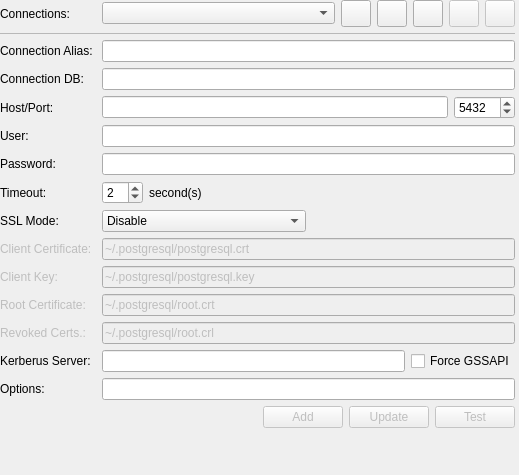
<?xml version="1.0" encoding="UTF-8"?>
<ui version="4.0">
 <class>ConnectionsConfigWidget</class>
 <widget class="QWidget" name="ConnectionsConfigWidget">
  <property name="geometry">
   <rect>
    <x>0</x>
    <y>0</y>
    <width>519</width>
    <height>475</height>
   </rect>
  </property>
  <property name="windowTitle">
   <string>Form</string>
  </property>
  <layout class="QGridLayout" name="gridLayout">
   <property name="leftMargin">
    <number>0</number>
   </property>
   <property name="topMargin">
    <number>0</number>
   </property>
   <property name="rightMargin">
    <number>4</number>
   </property>
   <property name="bottomMargin">
    <number>4</number>
   </property>
   <property name="spacing">
    <number>6</number>
   </property>
   <item row="0" column="0">
    <widget class="QLabel" name="connections_lbl">
     <property name="text">
      <string>Connections:</string>
     </property>
    </widget>
   </item>
   <item row="0" column="2" colspan="2">
    <layout class="QHBoxLayout" name="horizontalLayout_6">
     <property name="spacing">
      <number>6</number>
     </property>
     <item>
      <widget class="QComboBox" name="connections_cmb">
       <property name="insertPolicy">
        <enum>QComboBox::InsertAlphabetically</enum>
       </property>
      </widget>
     </item>
     <item>
      <widget class="QToolButton" name="new_tb">
       <property name="enabled">
        <bool>true</bool>
       </property>
       <property name="minimumSize">
        <size>
         <width>30</width>
         <height>25</height>
        </size>
       </property>
       <property name="toolTip">
        <string>Create new connection</string>
       </property>
       <property name="text">
        <string/>
       </property>
       <property name="icon">
        <iconset resource="../res/resources.qrc">
         <normaloff>:/icones/icones/novo.png</normaloff>:/icones/icones/novo.png</iconset>
       </property>
       <property name="iconSize">
        <size>
         <width>20</width>
         <height>20</height>
        </size>
       </property>
      </widget>
     </item>
     <item>
      <widget class="QToolButton" name="cancel_tb">
       <property name="enabled">
        <bool>true</bool>
       </property>
       <property name="minimumSize">
        <size>
         <width>30</width>
         <height>25</height>
        </size>
       </property>
       <property name="toolTip">
        <string>Cancel edition</string>
       </property>
       <property name="text">
        <string/>
       </property>
       <property name="icon">
        <iconset resource="../res/resources.qrc">
         <normaloff>:/icones/icones/fechar1.png</normaloff>:/icones/icones/fechar1.png</iconset>
       </property>
       <property name="iconSize">
        <size>
         <width>20</width>
         <height>20</height>
        </size>
       </property>
      </widget>
     </item>
     <item>
      <widget class="QToolButton" name="duplicate_tb">
       <property name="enabled">
        <bool>true</bool>
       </property>
       <property name="minimumSize">
        <size>
         <width>30</width>
         <height>25</height>
        </size>
       </property>
       <property name="toolTip">
        <string>Duplicate the selected connection</string>
       </property>
       <property name="text">
        <string/>
       </property>
       <property name="icon">
        <iconset resource="../res/resources.qrc">
         <normaloff>:/icones/icones/copiar.png</normaloff>:/icones/icones/copiar.png</iconset>
       </property>
       <property name="iconSize">
        <size>
         <width>20</width>
         <height>20</height>
        </size>
       </property>
      </widget>
     </item>
     <item>
      <widget class="QToolButton" name="edit_tb">
       <property name="enabled">
        <bool>false</bool>
       </property>
       <property name="minimumSize">
        <size>
         <width>30</width>
         <height>25</height>
        </size>
       </property>
       <property name="toolTip">
        <string>Edit selected connection</string>
       </property>
       <property name="text">
        <string/>
       </property>
       <property name="icon">
        <iconset resource="../res/resources.qrc">
         <normaloff>:/icones/icones/editar.png</normaloff>:/icones/icones/editar.png</iconset>
       </property>
       <property name="iconSize">
        <size>
         <width>20</width>
         <height>20</height>
        </size>
       </property>
      </widget>
     </item>
     <item>
      <widget class="QToolButton" name="remove_tb">
       <property name="enabled">
        <bool>false</bool>
       </property>
       <property name="minimumSize">
        <size>
         <width>30</width>
         <height>25</height>
        </size>
       </property>
       <property name="toolTip">
        <string>Delete selected connection</string>
       </property>
       <property name="text">
        <string/>
       </property>
       <property name="icon">
        <iconset resource="../res/resources.qrc">
         <normaloff>:/icones/icones/excluir.png</normaloff>:/icones/icones/excluir.png</iconset>
       </property>
       <property name="iconSize">
        <size>
         <width>20</width>
         <height>20</height>
        </size>
       </property>
      </widget>
     </item>
    </layout>
   </item>
   <item row="1" column="0" colspan="4">
    <widget class="QFrame" name="div_ln">
     <property name="minimumSize">
      <size>
       <width>0</width>
       <height>1</height>
      </size>
     </property>
     <property name="maximumSize">
      <size>
       <width>16777215</width>
       <height>1</height>
      </size>
     </property>
     <property name="frameShape">
      <enum>QFrame::StyledPanel</enum>
     </property>
     <property name="frameShadow">
      <enum>QFrame::Sunken</enum>
     </property>
    </widget>
   </item>
   <item row="2" column="0" colspan="2">
    <widget class="QLabel" name="alias_lbl">
     <property name="sizePolicy">
      <sizepolicy hsizetype="Fixed" vsizetype="Preferred">
       <horstretch>0</horstretch>
       <verstretch>0</verstretch>
      </sizepolicy>
     </property>
     <property name="text">
      <string>Connection Alias:</string>
     </property>
    </widget>
   </item>
   <item row="2" column="2" colspan="2">
    <widget class="QLineEdit" name="alias_edt">
     <property name="minimumSize">
      <size>
       <width>0</width>
       <height>0</height>
      </size>
     </property>
     <property name="placeholderText">
      <string/>
     </property>
    </widget>
   </item>
   <item row="3" column="0" colspan="2">
    <widget class="QLabel" name="conn_db_lbl">
     <property name="sizePolicy">
      <sizepolicy hsizetype="Fixed" vsizetype="Preferred">
       <horstretch>0</horstretch>
       <verstretch>0</verstretch>
      </sizepolicy>
     </property>
     <property name="text">
      <string>Connection DB:</string>
     </property>
    </widget>
   </item>
   <item row="3" column="2" colspan="2">
    <widget class="QLineEdit" name="conn_db_edt">
     <property name="sizePolicy">
      <sizepolicy hsizetype="Preferred" vsizetype="Fixed">
       <horstretch>0</horstretch>
       <verstretch>0</verstretch>
      </sizepolicy>
     </property>
     <property name="text">
      <string/>
     </property>
     <property name="placeholderText">
      <string/>
     </property>
    </widget>
   </item>
   <item row="4" column="0">
    <widget class="QLabel" name="host_lbl">
     <property name="sizePolicy">
      <sizepolicy hsizetype="Fixed" vsizetype="Preferred">
       <horstretch>0</horstretch>
       <verstretch>0</verstretch>
      </sizepolicy>
     </property>
     <property name="text">
      <string>Host/Port:</string>
     </property>
    </widget>
   </item>
   <item row="4" column="2" colspan="2">
    <layout class="QHBoxLayout" name="horizontalLayout">
     <item>
      <widget class="QLineEdit" name="host_edt">
       <property name="minimumSize">
        <size>
         <width>0</width>
         <height>0</height>
        </size>
       </property>
       <property name="text">
        <string/>
       </property>
       <property name="placeholderText">
        <string/>
       </property>
      </widget>
     </item>
     <item>
      <widget class="QSpinBox" name="port_sbp">
       <property name="minimum">
        <number>1025</number>
       </property>
       <property name="maximum">
        <number>65535</number>
       </property>
       <property name="value">
        <number>5432</number>
       </property>
      </widget>
     </item>
    </layout>
   </item>
   <item row="5" column="0">
    <widget class="QLabel" name="user_lbl">
     <property name="sizePolicy">
      <sizepolicy hsizetype="Fixed" vsizetype="Preferred">
       <horstretch>0</horstretch>
       <verstretch>0</verstretch>
      </sizepolicy>
     </property>
     <property name="text">
      <string>User:</string>
     </property>
    </widget>
   </item>
   <item row="5" column="2" colspan="2">
    <widget class="QLineEdit" name="user_edt">
     <property name="minimumSize">
      <size>
       <width>0</width>
       <height>0</height>
      </size>
     </property>
     <property name="text">
      <string/>
     </property>
     <property name="placeholderText">
      <string/>
     </property>
    </widget>
   </item>
   <item row="6" column="0">
    <widget class="QLabel" name="passwd_lbl">
     <property name="sizePolicy">
      <sizepolicy hsizetype="Fixed" vsizetype="Preferred">
       <horstretch>0</horstretch>
       <verstretch>0</verstretch>
      </sizepolicy>
     </property>
     <property name="text">
      <string>Password:</string>
     </property>
    </widget>
   </item>
   <item row="6" column="2" colspan="2">
    <widget class="QLineEdit" name="passwd_edt"/>
   </item>
   <item row="7" column="0">
    <widget class="QLabel" name="timeout_lbl">
     <property name="sizePolicy">
      <sizepolicy hsizetype="Fixed" vsizetype="Preferred">
       <horstretch>0</horstretch>
       <verstretch>0</verstretch>
      </sizepolicy>
     </property>
     <property name="text">
      <string>Timeout:</string>
     </property>
    </widget>
   </item>
   <item row="7" column="2">
    <layout class="QHBoxLayout" name="horizontalLayout_7">
     <item>
      <widget class="QSpinBox" name="timeout_sbp">
       <property name="value">
        <number>2</number>
       </property>
      </widget>
     </item>
     <item>
      <widget class="QLabel" name="seconds_lbl">
       <property name="sizePolicy">
        <sizepolicy hsizetype="Expanding" vsizetype="Preferred">
         <horstretch>0</horstretch>
         <verstretch>0</verstretch>
        </sizepolicy>
       </property>
       <property name="text">
        <string>second(s)</string>
       </property>
      </widget>
     </item>
    </layout>
   </item>
   <item row="8" column="0">
    <widget class="QLabel" name="ssl_mode_lbl">
     <property name="sizePolicy">
      <sizepolicy hsizetype="Fixed" vsizetype="Preferred">
       <horstretch>0</horstretch>
       <verstretch>0</verstretch>
      </sizepolicy>
     </property>
     <property name="text">
      <string>SSL Mode:</string>
     </property>
    </widget>
   </item>
   <item row="8" column="2">
    <widget class="QComboBox" name="ssl_mode_cmb">
     <property name="minimumSize">
      <size>
       <width>200</width>
       <height>0</height>
      </size>
     </property>
     <item>
      <property name="text">
       <string>Disable</string>
      </property>
     </item>
     <item>
      <property name="text">
       <string>Allow</string>
      </property>
     </item>
     <item>
      <property name="text">
       <string>Require</string>
      </property>
     </item>
     <item>
      <property name="text">
       <string>AC verification</string>
      </property>
     </item>
     <item>
      <property name="text">
       <string>Full verification</string>
      </property>
     </item>
    </widget>
   </item>
   <item row="8" column="3">
    <spacer name="horizontalSpacer_2">
     <property name="orientation">
      <enum>Qt::Horizontal</enum>
     </property>
     <property name="sizeHint" stdset="0">
      <size>
       <width>40</width>
       <height>20</height>
      </size>
     </property>
    </spacer>
   </item>
   <item row="9" column="0" colspan="2">
    <widget class="QLabel" name="client_cert_lbl">
     <property name="enabled">
      <bool>false</bool>
     </property>
     <property name="sizePolicy">
      <sizepolicy hsizetype="Fixed" vsizetype="Preferred">
       <horstretch>0</horstretch>
       <verstretch>0</verstretch>
      </sizepolicy>
     </property>
     <property name="text">
      <string>Client Certificate:</string>
     </property>
    </widget>
   </item>
   <item row="9" column="2" colspan="2">
    <widget class="QLineEdit" name="client_cert_edt">
     <property name="enabled">
      <bool>false</bool>
     </property>
     <property name="text">
      <string>~/.postgresql/postgresql.crt</string>
     </property>
     <property name="placeholderText">
      <string/>
     </property>
    </widget>
   </item>
   <item row="10" column="0" colspan="2">
    <widget class="QLabel" name="client_key_lbl">
     <property name="enabled">
      <bool>false</bool>
     </property>
     <property name="sizePolicy">
      <sizepolicy hsizetype="Fixed" vsizetype="Preferred">
       <horstretch>0</horstretch>
       <verstretch>0</verstretch>
      </sizepolicy>
     </property>
     <property name="text">
      <string>Client Key:</string>
     </property>
    </widget>
   </item>
   <item row="10" column="2" colspan="2">
    <widget class="QLineEdit" name="client_key_edt">
     <property name="enabled">
      <bool>false</bool>
     </property>
     <property name="text">
      <string>~/.postgresql/postgresql.key</string>
     </property>
     <property name="placeholderText">
      <string/>
     </property>
    </widget>
   </item>
   <item row="11" column="0" colspan="2">
    <widget class="QLabel" name="root_cert_lbl">
     <property name="enabled">
      <bool>false</bool>
     </property>
     <property name="sizePolicy">
      <sizepolicy hsizetype="Fixed" vsizetype="Preferred">
       <horstretch>0</horstretch>
       <verstretch>0</verstretch>
      </sizepolicy>
     </property>
     <property name="text">
      <string>Root Certificate:</string>
     </property>
    </widget>
   </item>
   <item row="11" column="2" colspan="2">
    <widget class="QLineEdit" name="root_cert_edt">
     <property name="enabled">
      <bool>false</bool>
     </property>
     <property name="text">
      <string>~/.postgresql/root.crt</string>
     </property>
     <property name="placeholderText">
      <string/>
     </property>
    </widget>
   </item>
   <item row="12" column="0" colspan="2">
    <widget class="QLabel" name="crl_lbl">
     <property name="enabled">
      <bool>false</bool>
     </property>
     <property name="sizePolicy">
      <sizepolicy hsizetype="Fixed" vsizetype="Preferred">
       <horstretch>0</horstretch>
       <verstretch>0</verstretch>
      </sizepolicy>
     </property>
     <property name="text">
      <string>Revoked Certs.:</string>
     </property>
    </widget>
   </item>
   <item row="12" column="2" colspan="2">
    <widget class="QLineEdit" name="crl_edt">
     <property name="enabled">
      <bool>false</bool>
     </property>
     <property name="text">
      <string>~/.postgresql/root.crl</string>
     </property>
     <property name="placeholderText">
      <string/>
     </property>
    </widget>
   </item>
   <item row="13" column="0" colspan="2">
    <widget class="QLabel" name="krb_server_lbl">
     <property name="enabled">
      <bool>true</bool>
     </property>
     <property name="sizePolicy">
      <sizepolicy hsizetype="Fixed" vsizetype="Preferred">
       <horstretch>0</horstretch>
       <verstretch>0</verstretch>
      </sizepolicy>
     </property>
     <property name="text">
      <string>Kerberus Server:</string>
     </property>
    </widget>
   </item>
   <item row="13" column="2" colspan="2">
    <layout class="QHBoxLayout" name="horizontalLayout_2">
     <item>
      <widget class="QLineEdit" name="krb_server_edt">
       <property name="enabled">
        <bool>true</bool>
       </property>
      </widget>
     </item>
     <item>
      <widget class="QCheckBox" name="gssapi_auth_chk">
       <property name="sizePolicy">
        <sizepolicy hsizetype="Fixed" vsizetype="Fixed">
         <horstretch>0</horstretch>
         <verstretch>0</verstretch>
        </sizepolicy>
       </property>
       <property name="text">
        <string>Force GSSAPI</string>
       </property>
      </widget>
     </item>
    </layout>
   </item>
   <item row="14" column="0">
    <widget class="QLabel" name="options_lbl">
     <property name="sizePolicy">
      <sizepolicy hsizetype="Fixed" vsizetype="Preferred">
       <horstretch>0</horstretch>
       <verstretch>0</verstretch>
      </sizepolicy>
     </property>
     <property name="text">
      <string>Options:</string>
     </property>
    </widget>
   </item>
   <item row="14" column="2" colspan="2">
    <widget class="QLineEdit" name="options_edt"/>
   </item>
   <item row="15" column="0" colspan="4">
    <layout class="QHBoxLayout" name="horizontalLayout_3">
     <item>
      <spacer name="horizontalSpacer">
       <property name="orientation">
        <enum>Qt::Horizontal</enum>
       </property>
       <property name="sizeHint" stdset="0">
        <size>
         <width>40</width>
         <height>20</height>
        </size>
       </property>
      </spacer>
     </item>
     <item>
      <widget class="QPushButton" name="add_tb">
       <property name="enabled">
        <bool>false</bool>
       </property>
       <property name="sizePolicy">
        <sizepolicy hsizetype="Fixed" vsizetype="Preferred">
         <horstretch>0</horstretch>
         <verstretch>0</verstretch>
        </sizepolicy>
       </property>
       <property name="minimumSize">
        <size>
         <width>0</width>
         <height>0</height>
        </size>
       </property>
       <property name="maximumSize">
        <size>
         <width>16777215</width>
         <height>16777215</height>
        </size>
       </property>
       <property name="text">
        <string>Add</string>
       </property>
       <property name="icon">
        <iconset resource="../res/resources.qrc">
         <normaloff>:/icones/icones/adicionar.png</normaloff>:/icones/icones/adicionar.png</iconset>
       </property>
       <property name="iconSize">
        <size>
         <width>20</width>
         <height>20</height>
        </size>
       </property>
      </widget>
     </item>
     <item>
      <widget class="QPushButton" name="update_tb">
       <property name="enabled">
        <bool>false</bool>
       </property>
       <property name="sizePolicy">
        <sizepolicy hsizetype="Fixed" vsizetype="Fixed">
         <horstretch>0</horstretch>
         <verstretch>0</verstretch>
        </sizepolicy>
       </property>
       <property name="minimumSize">
        <size>
         <width>0</width>
         <height>0</height>
        </size>
       </property>
       <property name="maximumSize">
        <size>
         <width>16777215</width>
         <height>16777215</height>
        </size>
       </property>
       <property name="text">
        <string>Update</string>
       </property>
       <property name="icon">
        <iconset resource="../res/resources.qrc">
         <normaloff>:/icones/icones/padroes.png</normaloff>:/icones/icones/padroes.png</iconset>
       </property>
       <property name="iconSize">
        <size>
         <width>20</width>
         <height>20</height>
        </size>
       </property>
      </widget>
     </item>
     <item>
      <widget class="QPushButton" name="test_tb">
       <property name="enabled">
        <bool>false</bool>
       </property>
       <property name="sizePolicy">
        <sizepolicy hsizetype="Fixed" vsizetype="Fixed">
         <horstretch>0</horstretch>
         <verstretch>0</verstretch>
        </sizepolicy>
       </property>
       <property name="minimumSize">
        <size>
         <width>0</width>
         <height>0</height>
        </size>
       </property>
       <property name="maximumSize">
        <size>
         <width>16777215</width>
         <height>16777215</height>
        </size>
       </property>
       <property name="text">
        <string>Test</string>
       </property>
       <property name="icon">
        <iconset resource="../res/resources.qrc">
         <normaloff>:/icones/icones/conexaobd.png</normaloff>:/icones/icones/conexaobd.png</iconset>
       </property>
       <property name="iconSize">
        <size>
         <width>20</width>
         <height>20</height>
        </size>
       </property>
      </widget>
     </item>
    </layout>
   </item>
   <item row="16" column="1">
    <spacer name="verticalSpacer_4">
     <property name="orientation">
      <enum>Qt::Vertical</enum>
     </property>
     <property name="sizeHint" stdset="0">
      <size>
       <width>20</width>
       <height>0</height>
      </size>
     </property>
    </spacer>
   </item>
  </layout>
 </widget>
 <tabstops>
  <tabstop>connections_cmb</tabstop>
  <tabstop>new_tb</tabstop>
  <tabstop>cancel_tb</tabstop>
  <tabstop>edit_tb</tabstop>
  <tabstop>remove_tb</tabstop>
  <tabstop>alias_edt</tabstop>
  <tabstop>conn_db_edt</tabstop>
  <tabstop>host_edt</tabstop>
  <tabstop>port_sbp</tabstop>
  <tabstop>user_edt</tabstop>
  <tabstop>passwd_edt</tabstop>
  <tabstop>timeout_sbp</tabstop>
  <tabstop>ssl_mode_cmb</tabstop>
  <tabstop>client_cert_edt</tabstop>
  <tabstop>client_key_edt</tabstop>
  <tabstop>root_cert_edt</tabstop>
  <tabstop>crl_edt</tabstop>
  <tabstop>krb_server_edt</tabstop>
  <tabstop>gssapi_auth_chk</tabstop>
  <tabstop>options_edt</tabstop>
  <tabstop>add_tb</tabstop>
  <tabstop>update_tb</tabstop>
  <tabstop>test_tb</tabstop>
 </tabstops>
 <resources>
  <include location="../res/resources.qrc"/>
 </resources>
 <connections/>
</ui>
